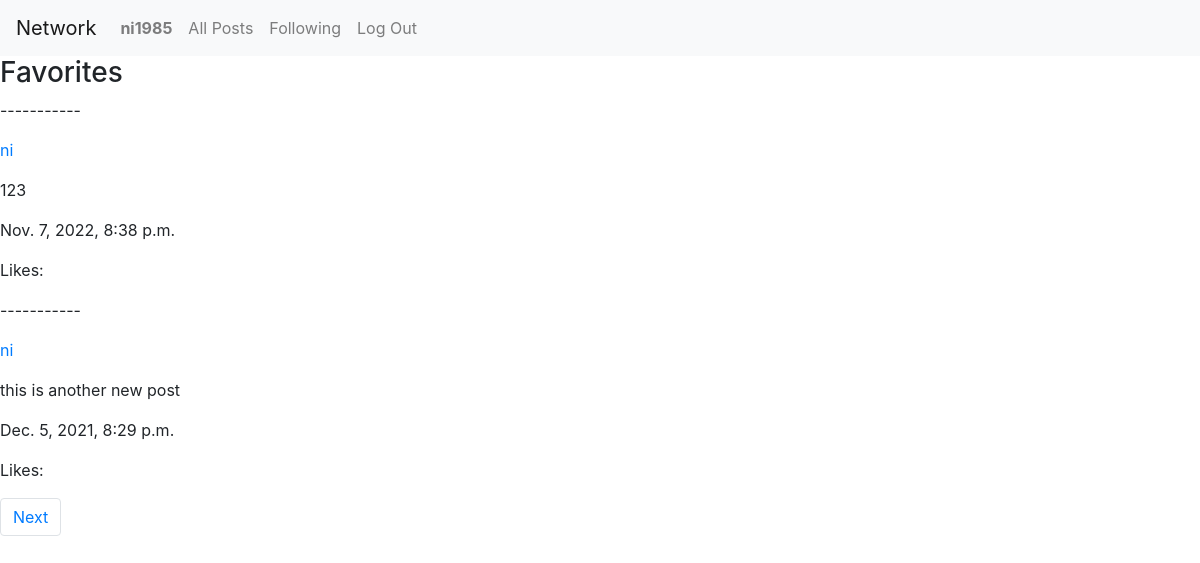
Before: /favorites (signed in) with the older database file.
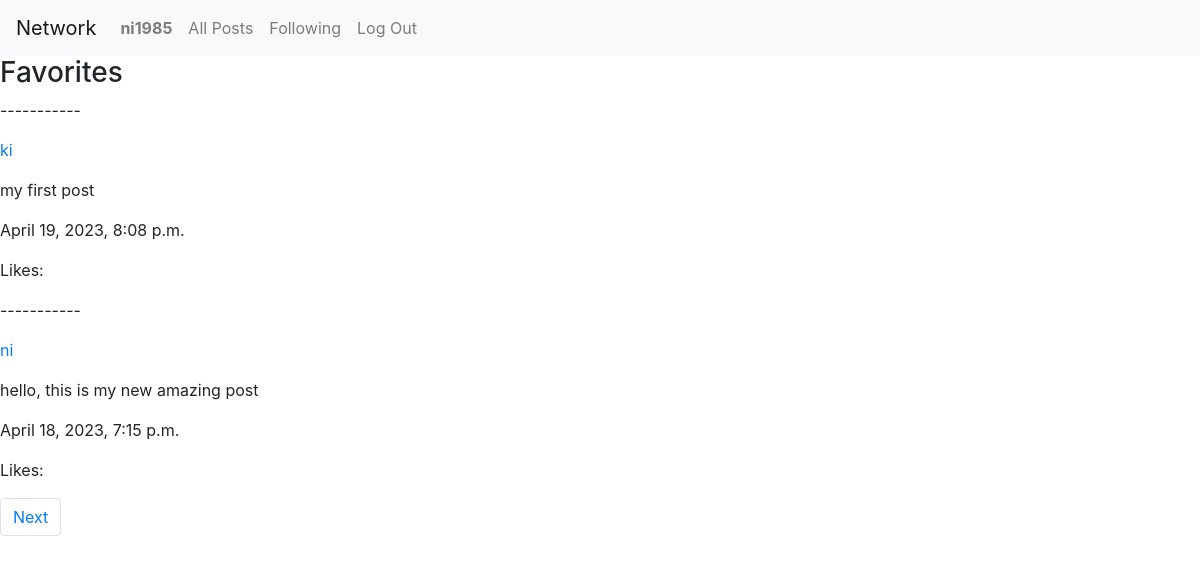
After: the same page with the newer database file.
### network/models.py (models this page shows)
class User(AbstractUser):
    pass

class Post(models.Model):
    creator = models.ForeignKey(
        User,
        on_delete = models.CASCADE)
    post_text = models.TextField()
    post_time = models.DateTimeField(auto_now_add=True)
    likes = models.ManyToManyField(
        User,
        blank = True,
        related_name = 'Likes'
    )
    def count_likes(self):
        return str(self.likes.count())
    def __str__(self):
        return f"Post id {self.id}; User: {self.creator}; Likes: {self.count_likes()}"

### network/views.py (the view)
# urls.py: path("favorites", views.favorites, name="favorites"),
@login_required
def favorites(request):
    follows = Follow.objects.filter(user_id__username = request.user)
    follows_users = follows.values_list('subscribed__username', flat=True)
    follows_nr = len(follows_users)
    user_post = Post.objects.filter(creator__username__in = follows_users).order_by('-post_time')
    page_number = request.GET.get('page')
    paginator = Paginator(user_post, per_page = 2)
    page_obj = paginator.get_page(page_number)
    print(user_post)
    return render(request, "network/favorites.html", {
        'posts': page_obj
    })

### network/templates/network/favorites.html (shortened to what this page needs)
{% extends "network/layout.html" %}
{% block body %}
    <h3>Favorites</h3>
    <div>
        {% for post in posts %}
        <div>
            <p>-----------</p>
            <a href="{% url 'profile' post.creator %}"><p>{{ post.creator }}</p></a>
            <p>{{ post.post_text }}</p>
            <p>{{ post.post_time }}</p>
            <p>Likes: {{ post.post_likes }}</p>
        </div>
        {% endfor %}
    </div>
    <nav aria-label="Page navigation">
        <ul class="pagination">
        {% if posts.has_next %}
            <li class="page-item"><a class="page-link" href="?page={{ posts.next_page_number }}">Next</a></li>
        {% endif %}
        </ul>
    </nav>
{% endblock %}

### network/templates/network/layout.html (shortened to what this page needs)
{% load static %}
<!DOCTYPE html>
<html lang="en">
    <head>
        <link rel="stylesheet" href="https://stackpath.bootstrapcdn.com/bootstrap/4.4.1/css/bootstrap.min.css">
        <link href="{% static 'network/styles.css' %}" rel="stylesheet">
        <link rel="stylesheet" href="https://cdn.jsdelivr.net/npm/bootstrap-icons@1.10.5/font/bootstrap-icons.css">
    </head>
    <body>
        <nav class="navbar navbar-expand-lg navbar-light bg-light">
            <a class="navbar-brand" href="#">Network</a>
            <div>
              <ul class="navbar-nav mr-auto">
                {% if user.is_authenticated %}
                    <li class="nav-item">
                        <a class="nav-link" href="#"><strong>{{ user.username }}</strong></a>
                    </li>
                {% endif %}
                <li class="nav-item">
                  <a class="nav-link" href="{% url 'index' %}">All Posts</a>
                </li>
                {% if user.is_authenticated %}
                    <li class="nav-item">
                        <a class="nav-link" href="{% url 'favorites' %}">Following</a>
                    </li>
                    <li class="nav-item">
                        <a class="nav-link" href="{% url 'logout' %}">Log Out</a>
                    </li>
                {% endif %}
              </ul>
            </div>
          </nav>
        <div class="body">
            {% block body %}
            {% endblock %}
        </div>
    </body>
</html>

Changed rows visible on the page:
no longer on this page (row unchanged): Post: creator "ni", post_text "123", post_time "Nov. 7, 2022, 8:38 p.m."
no longer on this page (row unchanged): Post: creator "ni", post_text "this is another new post", post_time "Dec. 5, 2021, 8:29 p.m."
added Post: creator "ki", post_text "my first post", post_time "April 19, 2023, 8:08 p.m."
added Post: creator "ni", post_text "hello, this is my new amazing post", post_time "April 18, 2023, 7:15 p.m."
